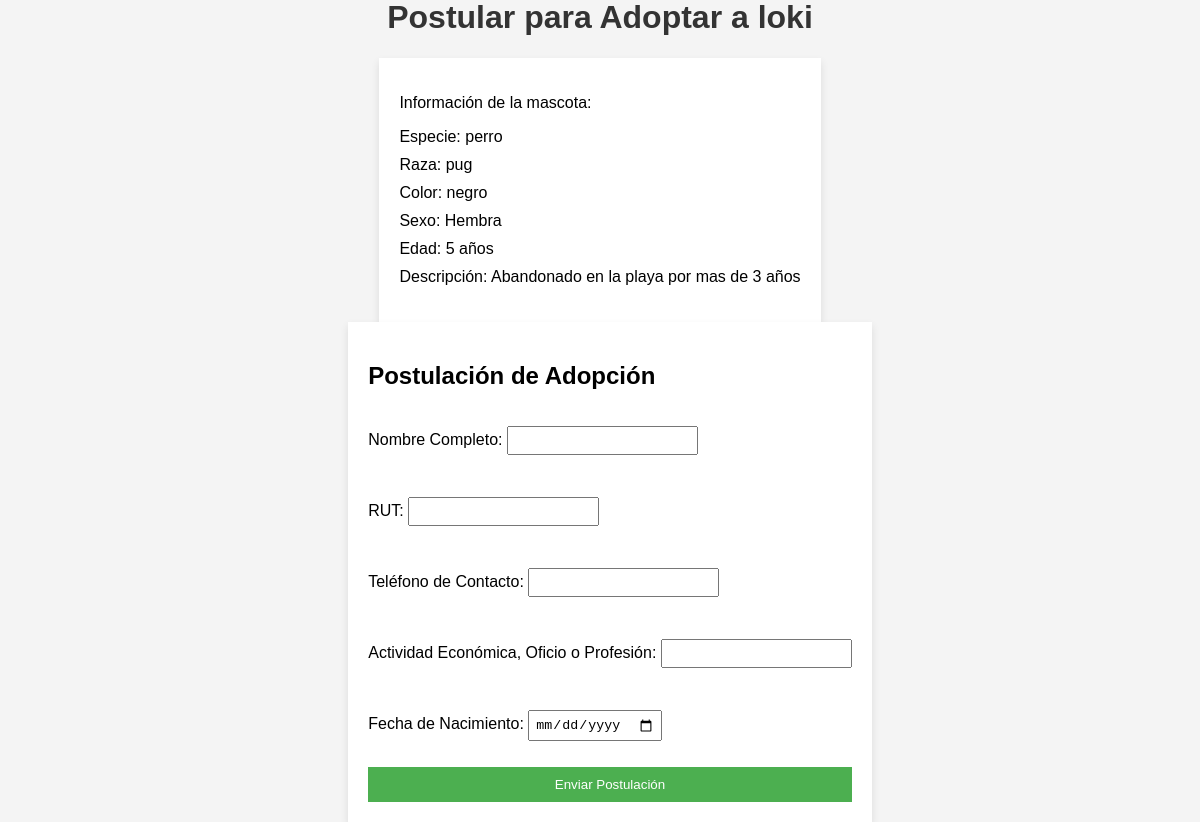
The app's page /postulacion_adopcion/2/, older data.
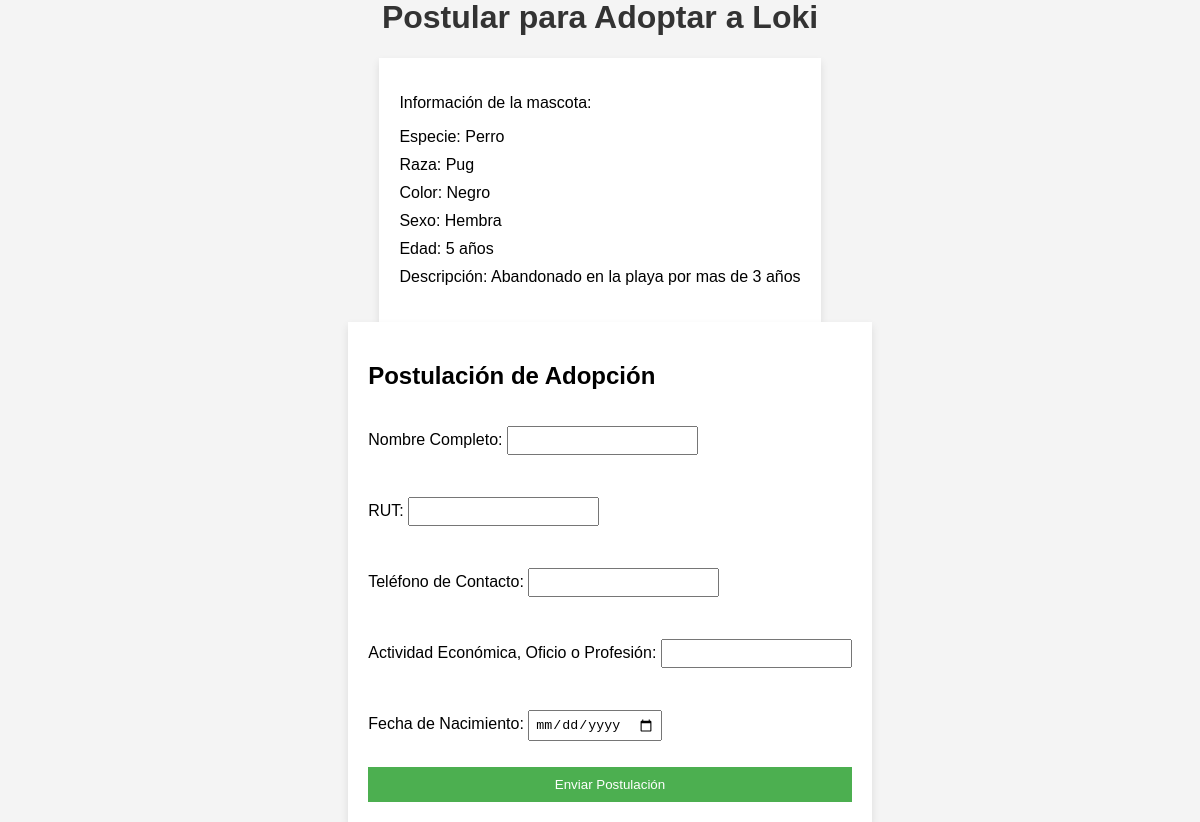
The same page, newer data.
### Aplicaciones/Adoptar/models.py (models this page shows, shortened)
class Mascota(models.Model):
    nombre_mascota=models.CharField(max_length=50)
    especie=models.CharField(max_length=50)
    raza=models.CharField(max_length=50)
    color=models.CharField(max_length=50)
    sexo=models.CharField(max_length=1, choices=sexos, default='H')
    edad=models.IntegerField()
    fecha_rescate=models.DateField(default=date.today)
    descripcion=models.TextField()
    organizacion = models.ForeignKey(Organizacion, on_delete=models.CASCADE, related_name='mascotas', default=None, null=True, blank=True)

### Aplicaciones/Adoptar/views.py (the view)
# urls.py: path('postulacion_adopcion/<int:mascota_id>/', views.postulacion_adopcion, name='postulacion_adopcion'),
def postulacion_adopcion(request, mascota_id):
    mascota = get_object_or_404(Mascota, pk=mascota_id)
    if request.method == 'POST':
        form = PostulacionForm(request.POST)
        if form.is_valid():
            nombre_completo = form.cleaned_data['nombre_completo']
            rut = form.cleaned_data['rut']
            estado_cita = form.cleaned_data['estado_cita']
            adoptante = form.cleaned_data['adoptante']
            postulacion = Postulacion.objects.create(mascota=mascota, nombre_completo=nombre_completo, rut=rut, estado_cita=estado_cita, adoptante=adoptante)
            return redirect('postulacion_exitosa')  # Ajusta la URL según tus necesidades
    else:
        form = PostulacionForm()
    return render(request, 'postulacion_adopcion.html', {'mascota': mascota,'form': form})

### Aplicaciones/Adoptar/forms.py (shortened to what this page needs)
class PostulacionForm(forms.Form):
    nombre_completo = forms.CharField(label='Nombre Completo', max_length=100)
    rut = forms.CharField(label='RUT', max_length=15)
    telefono_contacto = forms.CharField(label='Teléfono de Contacto', max_length=15)
    actividad_economica = forms.CharField(label='Actividad Económica, Oficio o Profesión', max_length=100)
    fecha_nacimiento = forms.DateField(label='Fecha de Nacimiento', widget=forms.DateInput(attrs={'type': 'date'}))

### Aplicaciones/Adoptar/templates/postulacion_adopcion.html (shortened to what this page needs)
{% load static %}
<!DOCTYPE html>
<html lang="en">
<head>
    <link type='text/css' href='{% static "css/agendar_cita.css" %}' rel='stylesheet'/>
</head>
<body>
    <h1>Postular para Adoptar a {{ mascota.nombre_mascota }}</h1>
    <div class="mascota-info">
        <p>Información de la mascota:</p>
        <ul>
            <li>Especie: {{ mascota.especie }}</li>
            <li>Raza: {{ mascota.raza }}</li>
            <li>Color: {{ mascota.color }}</li>
            <li>Sexo: {{ mascota.get_sexo_display }}</li>
            <li>Edad: {{ mascota.edad }} años</li>
            <li>Descripción: {{ mascota.descripcion }}</li>
        </ul>
    </div>
    <div class="cita-registro">
        <h2>Postulación de Adopción</h2>
        <form method="post">
            {{ form.as_p }}
            <button type="submit">Enviar Postulación</button>
        </form>
    </div>
</body>
</html>

### Aplicaciones/Adoptar/static/css/agendar_cita.css (style rules this page uses)
body { font-family: Arial, sans-serif; background-color: #f4f4f4; margin: 0; padding: 0; display: flex; flex-direction: column; align-items: center; justify-content: center; height: 100vh; }
h1 { text-align: center; color: #333; width: 100%; }
.mascota-info { flex: 1; padding: 20px; box-sizing: border-box; background-color: #fff; box-shadow: 0 4px 8px rgba(0, 0, 0, 0.1); }
.cita-registro { flex: 1; padding: 20px; box-sizing: border-box; background-color: #fff; box-shadow: 0 4px 8px rgba(0, 0, 0, 0.1); margin-left: 20px; }
.mascota-info ul { list-style: none; padding: 0; }
.mascota-info ul li { margin-bottom: 10px; }
form { display: flex; flex-direction: column; }
label { margin-bottom: 5px; }
input { padding: 5px; margin-bottom: 10px; }
button { padding: 10px; background-color: #4CAF50; color: white; border: none; cursor: pointer; }

Row changes from the older to the newer data that the page shows:
changed Mascota "Hembra": nombre_mascota "loki" → "Loki"; especie "perro" → "Perro"; raza "pug" → "Pug"; color "negro" → "Negro"
